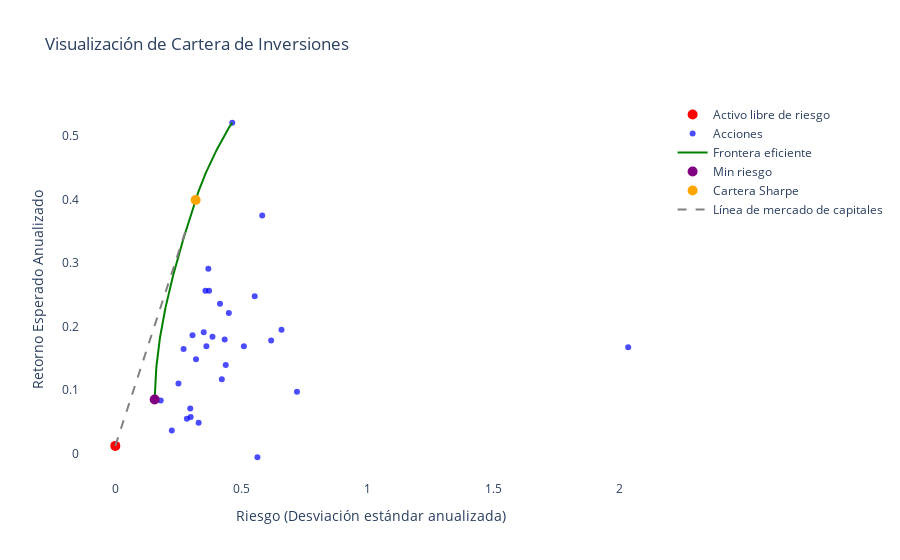

The cell this chart's notebook holds for it:
### Code cell
# EL MISMO GRAFICO PERO INTERACTIVO

fig = go.Figure()

# Agregar el activo libre de riesgo
fig.add_trace(go.Scatter(x=[0], y=[rf*252], mode='markers', marker=dict(color='red', size=10), name='Activo libre de riesgo'))

# Agregar las acciones
fig.add_trace(go.Scatter(x=retornos_stocks.std()*np.sqrt(252), y=retornos_stocks.mean()*252, mode='markers', marker=dict(color='blue', opacity=0.7), name='Acciones'))

# Agregar la frontera eficiente
fig.add_trace(go.Scatter(x=riesgos*np.sqrt(252), y=rentabilidades*252, mode='lines', line=dict(color='green', width=2), name='Frontera eficiente'))

# Agregar el punto de mínimo riesgo
fig.add_trace(go.Scatter(x=[risk_min_riesgo*np.sqrt(252)], y=[rent_min_riesgo*252], mode='markers', marker=dict(color='purple', size=10), name='Min riesgo'))

# Agregar la cartera Sharpe
fig.add_trace(go.Scatter(x=[vol_sharpe*np.sqrt(252)], y=[rent_sharpe*252], mode='markers', marker=dict(color='orange', size=10), name='Cartera Sharpe'))

# Agregar la línea del mercado de capitales
fig.add_trace(go.Scatter(x=[0, risk_objetivo*np.sqrt(252)], y=[rf*252, rent_objetivo*252], mode='lines', line=dict(color='grey', width=2, dash='dash'), name='Línea de mercado de capitales'))

# Actualizar el diseño del gráfico
fig.update_layout(title='Visualización de Cartera de Inversiones',
                  xaxis_title='Riesgo (Desviación estándar anualizada)',
                  yaxis_title='Retorno Esperado Anualizado',
                  plot_bgcolor='white')

# Mostrar el gráfico
fig.show()

### Figure 1 — Plotly figure (JSON) as saved in the notebook; plotly's stock layout.template omitted (floating-point values rounded to 4 significant figures; data arrays with more than 128 entries replaced by an {"elided": "..."} marker saying what was removed)
{"data": [{"marker": {"color": "red", "size": 10}, "mode": "markers", "name": "Activo libre de riesgo", "type": "scatter", "x": [0], "y": [0.01241]}, {"marker": {"color": "blue", "opacity": 0.7}, "mode": "markers", "name": "Acciones", "type": "scatter", "x": [0.3201, 0.2988, 2.033, 0.2504, 0.5097, 0.2971, 0.3718, 0.3689, 0.4152, 0.1799, 0.2837, 0.659, 0.6179, 0.7203, 0.4223, 0.5635, 0.4501, 0.3574, 0.4636, 0.4336, 0.4378, 0.3852, 0.2707, 0.5825, 0.3612, 0.3305, 0.3061, 0.2239, 0.5527, 0.3506], "y": [0.1488, 0.05801, 0.1677, 0.1107, 0.1693, 0.07121, 0.2565, 0.2912, 0.2359, 0.08395, 0.05495, 0.1949, 0.1783, 0.09773, 0.1172, -0.005414, 0.2212, 0.2564, 0.5206, 0.1796, 0.1397, 0.1843, 0.1647, 0.3749, 0.1689, 0.049, 0.1865, 0.03678, 0.2477, 0.191]}, {"line": {"color": "green", "width": 2}, "mode": "lines", "name": "Frontera eficiente", "type": "scatter", "x": {"elided": "200 float values"}, "y": {"elided": "200 float values"}}, {"marker": {"color": "purple", "size": 10}, "mode": "markers", "name": "Min riesgo", "type": "scatter", "x": [0.156], "y": [0.08553]}, {"marker": {"color": "orange", "size": 10}, "mode": "markers", "name": "Cartera Sharpe", "type": "scatter", "x": [0.3186], "y": [0.3992]}, {"line": {"color": "grey", "dash": "dash", "width": 2}, "mode": "lines", "name": "Línea de mercado de capitales", "type": "scatter", "x": [0, 0.278], "y": [0.01241, 0.35]}], "layout": {"plot_bgcolor": "white", "title": {"text": "Visualización de Cartera de Inversiones"}, "xaxis": {"title": {"text": "Riesgo (Desviación estándar anualizada)"}}, "yaxis": {"title": {"text": "Retorno Esperado Anualizado"}}}}
